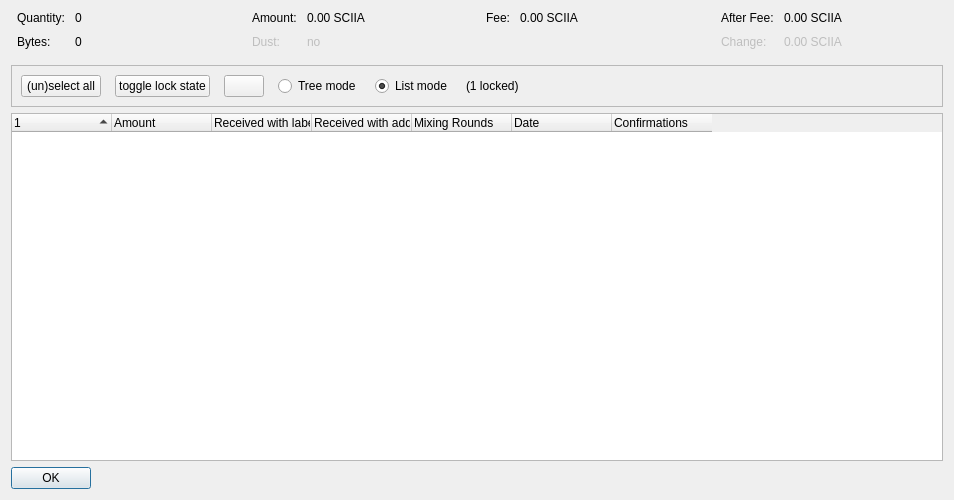
<?xml version="1.0" encoding="UTF-8"?>
<ui version="4.0">
 <class>CoinControlDialog</class>
 <widget class="QDialog" name="CoinControlDialog">
  <property name="geometry">
   <rect>
    <x>0</x>
    <y>0</y>
    <width>954</width>
    <height>500</height>
   </rect>
  </property>
  <property name="windowTitle">
   <string>Coin Selection</string>
  </property>
  <layout class="QVBoxLayout" name="verticalLayout">
   <item>
    <layout class="QHBoxLayout" name="horizontalLayoutTop" stretch="0,0,0,0">
     <property name="topMargin">
      <number>0</number>
     </property>
     <property name="bottomMargin">
      <number>10</number>
     </property>
     <item>
      <layout class="QFormLayout" name="formLayoutCoinControl1">
       <property name="horizontalSpacing">
        <number>10</number>
       </property>
       <property name="verticalSpacing">
        <number>10</number>
       </property>
       <property name="leftMargin">
        <number>6</number>
       </property>
       <property name="rightMargin">
        <number>6</number>
       </property>
       <item row="0" column="0">
        <widget class="QLabel" name="labelCoinControlQuantityText">
         <property name="text">
          <string>Quantity:</string>
         </property>
        </widget>
       </item>
       <item row="0" column="1">
        <widget class="QLabel" name="labelCoinControlQuantity">
         <property name="cursor">
          <cursorShape>IBeamCursor</cursorShape>
         </property>
         <property name="contextMenuPolicy">
          <enum>Qt::ActionsContextMenu</enum>
         </property>
         <property name="text">
          <string notr="true">0</string>
         </property>
         <property name="textInteractionFlags">
          <set>Qt::LinksAccessibleByMouse|Qt::TextSelectableByKeyboard|Qt::TextSelectableByMouse</set>
         </property>
        </widget>
       </item>
       <item row="1" column="0">
        <widget class="QLabel" name="labelCoinControlBytesText">
         <property name="text">
          <string>Bytes:</string>
         </property>
        </widget>
       </item>
       <item row="1" column="1">
        <widget class="QLabel" name="labelCoinControlBytes">
         <property name="cursor">
          <cursorShape>IBeamCursor</cursorShape>
         </property>
         <property name="contextMenuPolicy">
          <enum>Qt::ActionsContextMenu</enum>
         </property>
         <property name="text">
          <string notr="true">0</string>
         </property>
         <property name="textInteractionFlags">
          <set>Qt::LinksAccessibleByMouse|Qt::TextSelectableByKeyboard|Qt::TextSelectableByMouse</set>
         </property>
        </widget>
       </item>
      </layout>
     </item>
     <item>
      <layout class="QFormLayout" name="formLayoutCoinControl2">
       <property name="horizontalSpacing">
        <number>10</number>
       </property>
       <property name="verticalSpacing">
        <number>10</number>
       </property>
       <property name="leftMargin">
        <number>6</number>
       </property>
       <property name="rightMargin">
        <number>6</number>
       </property>
       <item row="0" column="0">
        <widget class="QLabel" name="labelCoinControlAmountText">
         <property name="text">
          <string>Amount:</string>
         </property>
        </widget>
       </item>
       <item row="0" column="1">
        <widget class="QLabel" name="labelCoinControlAmount">
         <property name="cursor">
          <cursorShape>IBeamCursor</cursorShape>
         </property>
         <property name="contextMenuPolicy">
          <enum>Qt::ActionsContextMenu</enum>
         </property>
         <property name="text">
          <string notr="true">0.00 SCIIA</string>
         </property>
         <property name="textInteractionFlags">
          <set>Qt::LinksAccessibleByMouse|Qt::TextSelectableByKeyboard|Qt::TextSelectableByMouse</set>
         </property>
        </widget>
       </item>
       <item row="1" column="0">
        <widget class="QLabel" name="labelCoinControlLowOutputText">
         <property name="enabled">
          <bool>false</bool>
         </property>
         <property name="text">
          <string>Dust:</string>
         </property>
        </widget>
       </item>
       <item row="1" column="1">
        <widget class="QLabel" name="labelCoinControlLowOutput">
         <property name="enabled">
          <bool>false</bool>
         </property>
         <property name="cursor">
          <cursorShape>IBeamCursor</cursorShape>
         </property>
         <property name="contextMenuPolicy">
          <enum>Qt::ActionsContextMenu</enum>
         </property>
         <property name="text">
          <string notr="true">no</string>
         </property>
         <property name="textInteractionFlags">
          <set>Qt::LinksAccessibleByMouse|Qt::TextSelectableByKeyboard|Qt::TextSelectableByMouse</set>
         </property>
        </widget>
       </item>
      </layout>
     </item>
     <item>
      <layout class="QFormLayout" name="formLayoutCoinControl3">
       <property name="horizontalSpacing">
        <number>10</number>
       </property>
       <property name="verticalSpacing">
        <number>10</number>
       </property>
       <property name="leftMargin">
        <number>6</number>
       </property>
       <property name="rightMargin">
        <number>6</number>
       </property>
       <item row="0" column="0">
        <widget class="QLabel" name="labelCoinControlFeeText">
         <property name="text">
          <string>Fee:</string>
         </property>
        </widget>
       </item>
       <item row="0" column="1">
        <widget class="QLabel" name="labelCoinControlFee">
         <property name="cursor">
          <cursorShape>IBeamCursor</cursorShape>
         </property>
         <property name="contextMenuPolicy">
          <enum>Qt::ActionsContextMenu</enum>
         </property>
         <property name="text">
          <string notr="true">0.00 SCIIA</string>
         </property>
         <property name="textInteractionFlags">
          <set>Qt::LinksAccessibleByMouse|Qt::TextSelectableByKeyboard|Qt::TextSelectableByMouse</set>
         </property>
        </widget>
       </item>
      </layout>
     </item>
     <item>
      <layout class="QFormLayout" name="formLayoutCoinControl4">
       <property name="horizontalSpacing">
        <number>10</number>
       </property>
       <property name="verticalSpacing">
        <number>10</number>
       </property>
       <property name="leftMargin">
        <number>6</number>
       </property>
       <property name="rightMargin">
        <number>6</number>
       </property>
       <item row="0" column="0">
        <widget class="QLabel" name="labelCoinControlAfterFeeText">
         <property name="text">
          <string>After Fee:</string>
         </property>
        </widget>
       </item>
       <item row="0" column="1">
        <widget class="QLabel" name="labelCoinControlAfterFee">
         <property name="cursor">
          <cursorShape>IBeamCursor</cursorShape>
         </property>
         <property name="contextMenuPolicy">
          <enum>Qt::ActionsContextMenu</enum>
         </property>
         <property name="text">
          <string notr="true">0.00 SCIIA</string>
         </property>
         <property name="textInteractionFlags">
          <set>Qt::LinksAccessibleByMouse|Qt::TextSelectableByKeyboard|Qt::TextSelectableByMouse</set>
         </property>
        </widget>
       </item>
       <item row="1" column="0">
        <widget class="QLabel" name="labelCoinControlChangeText">
         <property name="enabled">
          <bool>false</bool>
         </property>
         <property name="text">
          <string>Change:</string>
         </property>
        </widget>
       </item>
       <item row="1" column="1">
        <widget class="QLabel" name="labelCoinControlChange">
         <property name="enabled">
          <bool>false</bool>
         </property>
         <property name="cursor">
          <cursorShape>IBeamCursor</cursorShape>
         </property>
         <property name="contextMenuPolicy">
          <enum>Qt::ActionsContextMenu</enum>
         </property>
         <property name="text">
          <string notr="true">0.00 SCIIA</string>
         </property>
         <property name="textInteractionFlags">
          <set>Qt::LinksAccessibleByMouse|Qt::TextSelectableByKeyboard|Qt::TextSelectableByMouse</set>
         </property>
        </widget>
       </item>
      </layout>
     </item>
    </layout>
   </item>
   <item>
    <widget class="QFrame" name="frame">
     <property name="minimumSize">
      <size>
       <width>0</width>
       <height>40</height>
      </size>
     </property>
     <property name="frameShape">
      <enum>QFrame::StyledPanel</enum>
     </property>
     <property name="frameShadow">
      <enum>QFrame::Sunken</enum>
     </property>
     <layout class="QHBoxLayout" name="horizontalLayout">
      <item>
       <layout class="QHBoxLayout" name="horizontalLayoutPanel" stretch="0,0,0,0,0,0,0">
        <property name="spacing">
         <number>14</number>
        </property>
        <item>
         <widget class="QPushButton" name="pushButtonSelectAll">
          <property name="sizePolicy">
           <sizepolicy hsizetype="Maximum" vsizetype="Fixed">
            <horstretch>0</horstretch>
            <verstretch>0</verstretch>
           </sizepolicy>
          </property>
          <property name="text">
           <string>(un)select all</string>
          </property>
          <property name="autoDefault">
           <bool>false</bool>
          </property>
         </widget>
        </item>
        <item>
         <widget class="QPushButton" name="pushButtonToggleLock">
          <property name="sizePolicy">
           <sizepolicy hsizetype="Maximum" vsizetype="Fixed">
            <horstretch>0</horstretch>
            <verstretch>0</verstretch>
           </sizepolicy>
          </property>
          <property name="text">
           <string>toggle lock state</string>
          </property>
          <property name="autoDefault">
           <bool>false</bool>
          </property>
         </widget>
        </item>
        <item>
         <widget class="QPushButton" name="hideButton">
          <property name="sizePolicy">
           <sizepolicy hsizetype="Maximum" vsizetype="Fixed">
            <horstretch>0</horstretch>
            <verstretch>0</verstretch>
           </sizepolicy>
          </property>
          <property name="text">
           <string/>
          </property>
          <property name="autoDefault">
           <bool>false</bool>
          </property>
         </widget>
        </item>
        <item>
         <widget class="QRadioButton" name="radioTreeMode">
          <property name="sizePolicy">
           <sizepolicy hsizetype="Maximum" vsizetype="Fixed">
            <horstretch>0</horstretch>
            <verstretch>0</verstretch>
           </sizepolicy>
          </property>
          <property name="text">
           <string>Tree mode</string>
          </property>
         </widget>
        </item>
        <item>
         <widget class="QRadioButton" name="radioListMode">
          <property name="sizePolicy">
           <sizepolicy hsizetype="Maximum" vsizetype="Fixed">
            <horstretch>0</horstretch>
            <verstretch>0</verstretch>
           </sizepolicy>
          </property>
          <property name="text">
           <string>List mode</string>
          </property>
          <property name="checked">
           <bool>true</bool>
          </property>
         </widget>
        </item>
        <item>
         <widget class="QLabel" name="labelLocked">
          <property name="text">
           <string>(1 locked)</string>
          </property>
         </widget>
        </item>
        <item>
         <spacer name="horizontalSpacer">
          <property name="orientation">
           <enum>Qt::Horizontal</enum>
          </property>
          <property name="sizeHint" stdset="0">
           <size>
            <width>40</width>
            <height>20</height>
           </size>
          </property>
         </spacer>
        </item>
       </layout>
      </item>
     </layout>
    </widget>
   </item>
   <item>
    <widget class="CoinControlTreeWidget" name="treeWidget">
     <property name="contextMenuPolicy">
      <enum>Qt::CustomContextMenu</enum>
     </property>
     <property name="sortingEnabled">
      <bool>false</bool>
     </property>
     <property name="columnCount">
      <number>7</number>
     </property>
     <attribute name="headerShowSortIndicator" stdset="0">
      <bool>true</bool>
     </attribute>
     <attribute name="headerStretchLastSection">
      <bool>false</bool>
     </attribute>
     <column>
      <property name="text">
       <string/>
      </property>
     </column>
     <column>
      <property name="text">
       <string>Amount</string>
      </property>
     </column>
     <column>
      <property name="text">
       <string>Received with label</string>
      </property>
     </column>
     <column>
      <property name="text">
       <string>Received with address</string>
      </property>
     </column>
     <column>
      <property name="text">
       <string>Mixing Rounds</string>
      </property>
     </column>
     <column>
      <property name="text">
       <string>Date</string>
      </property>
     </column>
     <column>
      <property name="text">
       <string>Confirmations</string>
      </property>
      <property name="toolTip">
       <string>Confirmed</string>
      </property>
     </column>
    </widget>
   </item>
   <item>
    <widget class="QDialogButtonBox" name="buttonBox">
     <property name="sizePolicy">
      <sizepolicy hsizetype="Maximum" vsizetype="Fixed">
       <horstretch>0</horstretch>
       <verstretch>0</verstretch>
      </sizepolicy>
     </property>
     <property name="orientation">
      <enum>Qt::Horizontal</enum>
     </property>
     <property name="standardButtons">
      <set>QDialogButtonBox::Ok</set>
     </property>
    </widget>
   </item>
  </layout>
 </widget>
 <customwidgets>
  <customwidget>
   <class>CoinControlTreeWidget</class>
   <extends>QTreeWidget</extends>
   <header>qt/coincontroltreewidget.h</header>
  </customwidget>
 </customwidgets>
 <resources/>
 <connections/>
</ui>
